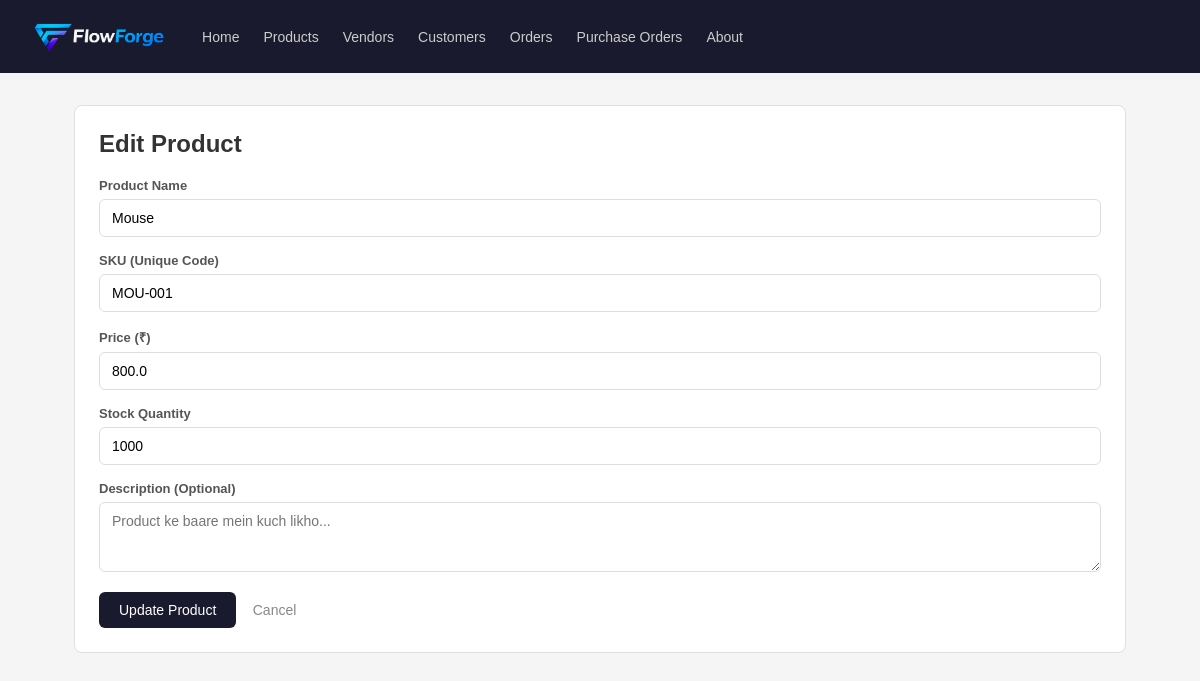
The app's page /products/edit/1, older data.
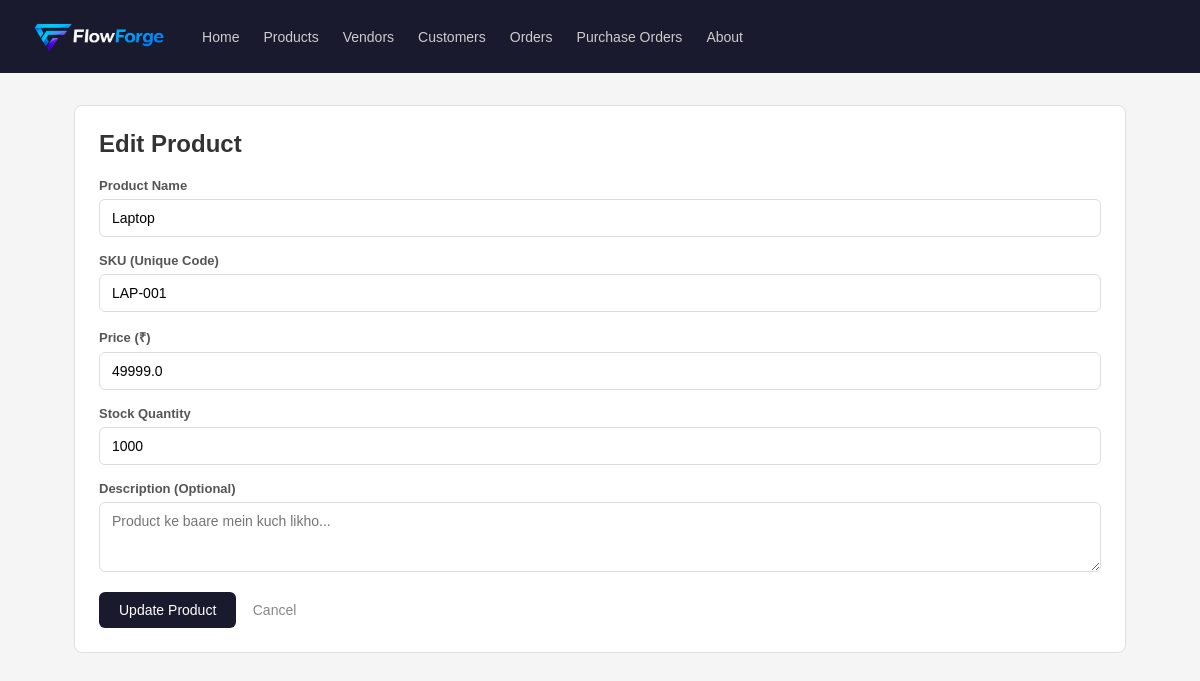
The same page, newer data.
### tables this page shows
CREATE TABLE products (
            id INTEGER PRIMARY KEY AUTOINCREMENT,
            name TEXT NOT NULL,
            sku TEXT UNIQUE NOT NULL,
            purchase_price REAL NOT NULL DEFAULT 0,
            unit_price REAL NOT NULL,
            gst_percent REAL DEFAULT 0,
            stock_qty INTEGER DEFAULT 0,
            description TEXT
        );

### App.py (the view, shortened to what this page needs)
@app.route('/products/edit/<int:id>', methods=['GET', 'POST'])
def products_edit(id):
    db = get_db()
    product = db.execute('SELECT * FROM products WHERE id = ?', (id,)).fetchone()
    if not product:
        flash("Product nahi mila!", "danger")
        return redirect(url_for('products_list'))
    db.close()
    return render_template('products/form.html', product=product)

### database.py (called while the page is built)
def get_db():
    conn = sqlite3.connect(DATABASE)
    conn.row_factory = sqlite3.Row
    return conn

### templates/products/form.html (shortened to what this page needs)
{% extends "base.html" %}
{% block content %}
<div class="card">
    <h2>{{ 'Edit' if product else 'Naya' }} Product</h2>
    <form method="POST" style="margin-top: 20px;">
        <div class="form-group">
            <label>Product Name</label>
            <input type="text" name="name"
                   value="{{ product['name'] if product else '' }}"
                   placeholder="Jaise: Laptop, Mouse, T-Shirt...">
        </div>
        <div class="form-group">
            <label>SKU (Unique Code)</label>
            <input type="text" name="sku"
                   value="{{ product['sku'] if product else '' }}"
                   placeholder="Jaise: LAP-001, MOU-001...">
        </div>
        <div class="form-group">
            <label>Price (₹)</label>
            <input type="number" name="unit_price" step="0.01"
                   value="{{ product['unit_price'] if product else '' }}"
                   placeholder="Jaise: 50000">
        </div>
        <div class="form-group">
            <label>Stock Quantity</label>
            <input type="number" name="stock_qty"
                   value="{{ product['stock_qty'] if product else '0' }}"
                   placeholder="0">
        </div>
        <div class="form-group">
            <label>Description (Optional)</label>
            <textarea name="description" rows="3"
                      placeholder="Product ke baare mein kuch likho...">{{ product['description'] if product else '' }}</textarea>
        </div>
        <button type="submit">
            {{ 'Update' if product else 'Save' }} Product
        </button>
        <a href="/products" class="btn-cancel">Cancel</a>
    </form>
</div>
{% endblock %}

Row changes from the older to the newer data that the page shows:
changed products: name "Mouse" → "Laptop"; sku "MOU-001" → "LAP-001"; unit_price "800.0" → "49999.0"
